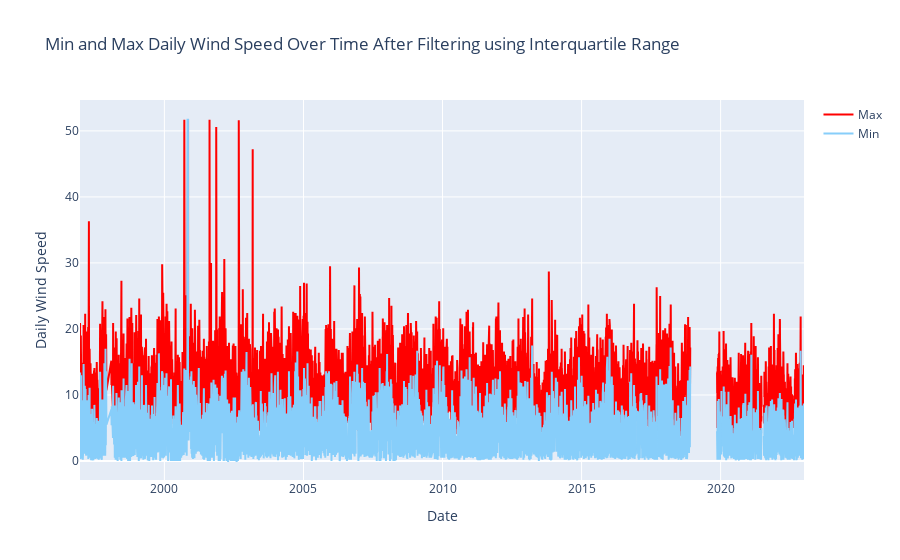

Notebook cell for this chart:
### Code cell
# Interquartile Range

# Source https://machinelearningmastery.com/how-to-use-statistics-to-identify-outliers-in-data/

from numpy import percentile

wind = kind_df["wind"]
wind_speed_data = wind['FF_10_wind']
n_std = 7

q25, q75 = percentile(wind_speed_data, 25), percentile(wind_speed_data, 75)
iqr = q75 - q25

cut_off = iqr * 1.5
lower_threshold, upper_threshold = q25 - cut_off, q75 + cut_off

# Identify outliers based on the std threshold
outliers_mask    = (wind_speed_data > upper_threshold)
df_no_outliers   = wind[~outliers_mask]
df_outliers_only = wind[outliers_mask]

fig = get_min_max_fig(df_no_outliers, 'Min and Max Daily Wind Speed Over Time After Filtering using Interquartile Range ')
fig.show()

### Figure 1 — Plotly figure (JSON) as saved in the notebook; plotly's stock layout.template omitted (floating-point values rounded to 4 significant figures; data arrays with more than 128 entries replaced by an {"elided": "..."} marker saying what was removed)
{"data": [{"marker": {"color": "red", "size": 3}, "mode": "lines", "name": "Max", "type": "scatter", "x": {"elided": "9397 str values"}, "y": {"elided": "9397 float values"}}, {"marker": {"color": "lightskyblue", "size": 3}, "mode": "lines", "name": "Min", "type": "scatter", "x": {"elided": "9397 str values"}, "y": {"elided": "9397 float values"}}], "layout": {"title": {"text": "Min and Max Daily Wind Speed Over Time After Filtering using Interquartile Range "}, "xaxis": {"title": {"text": "Date"}}, "yaxis": {"title": {"text": "Daily Wind Speed"}}}}
